Frame 1 (no input): blank canvas, image omitted
Frame 60 (the mouse pressed at the canvas centre just before this capture): blank canvas, image omitted
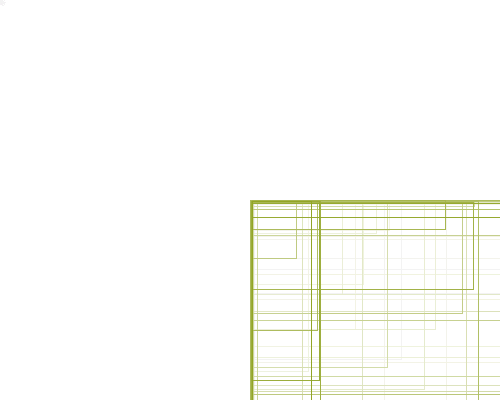
Frame 120 (the mouse held since frame 60 and released just before this capture)

The Processing sketch whose frames 1 and 60 were blank and that drew this single picture after the mouse press (run headless with seeded random() and noise(); from frame 60 on, the mouse is pressed at the canvas centre):

// Processing sketch: processing_7288
// ── processing_7288.pde

void setup()
{
  size(500, 400);
  background(255);
  //frameRate(10);
  noCursor();
}

float R = random(0, 255);
float G = random(0, 255);
float B = random(0, 255);

float i = 1.0;

void draw()
{
  i = i+0.1;
  
  fill(255, 10);
  rect(-1, -1, width + 1, height + 1);
  
  fill(255, 5);
  stroke(R, G, B);
  //translate((mouseX - 10), (mouseY - 10));
  rect((noise(i)*random(0,10)) + mouseX, 
       (noise(i)*random(0,10)) + mouseY,
       mouseX*random(0, 2), 
       mouseY*random(0, 2));
}

void mousePressed()
{
  R = random(0, 255);
  G = random(0, 255);
  B = random(0, 255);
};
